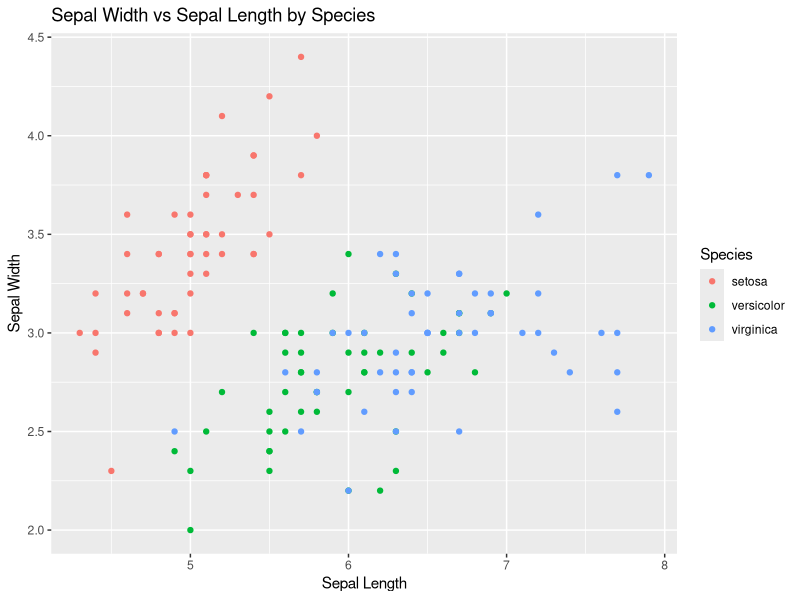
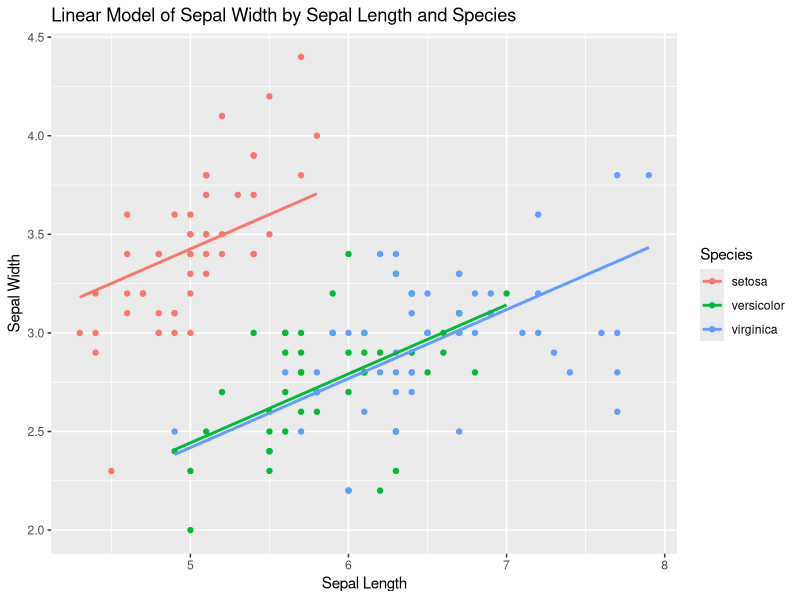
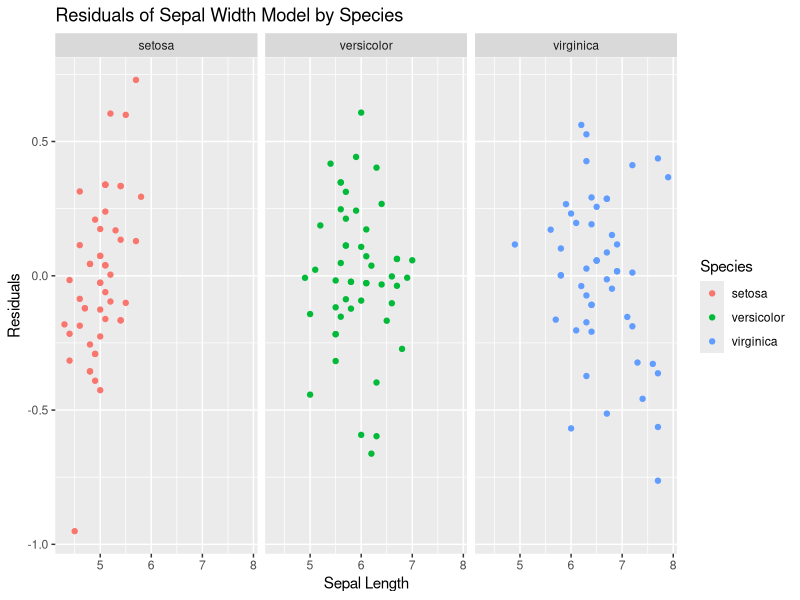

Reproduce these figures in R, in order.
## ---- chunk 1
library(modelr)
options(na.action = na.warn) 
library(tidyverse)
## ---- chunk 2
ggplot(iris, aes(x = Sepal.Length, y = Sepal.Width, color = Species)) +
  geom_point() +
  labs(title = "Sepal Width vs Sepal Length by Species",
       x = "Sepal Length",
       y = "Sepal Width")
## ---- chunk 3

model_no_interaction <- lm(Sepal.Width ~ Sepal.Length + Species, data = iris)


summary(model_no_interaction)
## ---- chunk 4

iris %>%
  add_predictions(model_no_interaction) %>%
  ggplot(aes(x = Sepal.Length, y = Sepal.Width, color = Species)) +
  geom_point() +
  geom_line(aes(y = pred), size = 1) +
  labs(title = "Linear Model of Sepal Width by Sepal Length and Species",
       x = "Sepal Length",
       y = "Sepal Width")
## ---- chunk 5

iris %>%
  add_residuals(model_no_interaction) %>%
  ggplot(aes(x = Sepal.Length, y = resid, color = Species)) +
  geom_point() +
  facet_wrap(~ Species, nrow = 1) +
  labs(title = "Residuals of Sepal Width Model by Species",
       x = "Sepal Length",
       y = "Residuals")
## ---- chunk 6

model_with_interaction <- lm(Sepal.Width ~ Sepal.Length * Species, data = iris)


summary(model_with_interaction)
## ---- chunk 7
model_matrix(sim2, y ~ x )
model_matrix(iris, Petal.Width ~ Species )
## ---- chunk 8

matrix_sim2 <- model_matrix(sim2, y ~ x)
matrix_iris <- model_matrix(iris, Petal.Width ~ Species)


nrow(matrix_sim2)  
nrow(matrix_iris)  
## ---- chunk 9
model_matrix(sim3, y ~ x1 + x2)
## ---- chunk 10

matrix_no_interaction <- model_matrix(iris, Sepal.Width ~ Sepal.Length + Species)


matrix_with_interaction <- model_matrix(iris, Sepal.Width ~ Sepal.Length * Species)


ncol(matrix_no_interaction)  
ncol(matrix_with_interaction)  
## ---- chunk 11

matrix_with_interaction[51, ]
